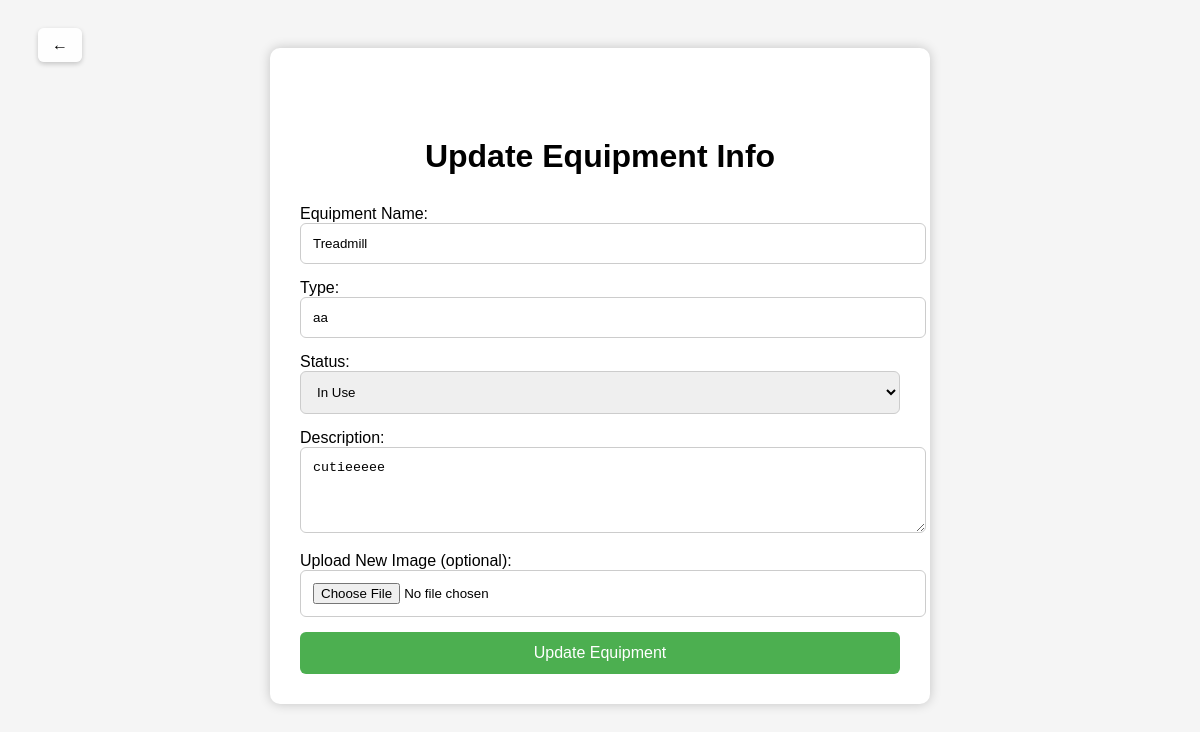
Page /GYM/admin/update_equipment.php?id=4 (signed in) on the committed database.
### tables this page shows
CREATE TABLE `equipment` (
  `id` int(11) NOT NULL,
  `photo` varchar(255) DEFAULT NULL,
  `equipment_name` varchar(255) NOT NULL,
  `type` varchar(100) NOT NULL,
  `status` varchar(50) NOT NULL,
  `description` text DEFAULT NULL,
  `image_path` varchar(255) DEFAULT NULL,
  `created_at` timestamp NOT NULL DEFAULT current_timestamp(),
  `updated_at` timestamp NULL DEFAULT NULL ON UPDATE current_timestamp()
);

### GYM/admin/update_equipment.php (the view, shortened to what this page needs)
<?php
include('../user/db_connection.php');
$id = intval($_GET['id']);
$stmt = $conn->prepare("SELECT * FROM equipment WHERE id = ?");
$stmt->bind_param("i", $id);
$stmt->execute();
$result = $stmt->get_result();
echo "<!DOCTYPE html>
<html lang=\"en\">
<head>
    <meta charset=\"UTF-8\">
    <title>Update Equipment</title>
    <style>
        body {
            font-family: Arial, sans-serif;
            background-color: #f5f5f5;
            padding: 40px;
            position: relative;
        }
        /* Back arrow style */
        .back-arrow {
            position: absolute;
            top: 20px;
            left: 30px;
            font-size: 16px;
            text-decoration: none;
            background-color: rgba(255, 255, 255, 0.9);
            color: #000;
            padding: 8px 14px;
            border-radius: 6px;
            font-weight: bold;
            box-shadow: 0 2px 5px rgba(0, 0, 0, 0.2);
            transition: all 0.3s ease;
            z-index: 1000;
        }
        .back-arrow:hover {
            background-color: rgb(1, 255, 153);
            color: #000;
        }
        h2 {
            text-align: center;
            color: black;
            margin-top: 60px;
            margin-bottom: 30px;
            font-size: 2rem;
        }
        .container {
            max-width: 600px;
            margin: auto;
            background: white;
            padding: 30px;
            border-radius: 10px;
            box-shadow: 0 0 12px rgba(0, 0, 0, 0.2);
        }
        input[type='text'],
        textarea,
        select,
        input[type='file'] {
            width: 100%;
            padding: 12px;
            margin-bottom: 15px;
            border: 1px solid #ccc;
            border-radius: 6px;
        }
        button {
            background-color: #4CAF50;
            color: white;
            padding: 12px;
            width: 100%;
            border: none;
            border-radius: 6px;
            cursor: pointer;
            font-size: 1rem;
        }
        button:hover {
            background-color: #45a049;
        }
    </style>
</head>
<body>
<a href='manage_equipment.php' class='back-arrow'> ← </a>
<div class='container'>
<h2>Update Equipment Info</h2>";
if ($result->num_rows === 0) {
    echo "<p>Equipment not found.</p>";
} else {
    $equipment = $result->fetch_assoc();
    echo "<form action='update_equipment.php?id={$id}' method='POST' enctype='multipart/form-data'>
        <label>Equipment Name:</label>
        <input type='text' name='equipment_name' value='" . htmlspecialchars($equipment['equipment_name']) . "' required>
        <label>Type:</label>
        <input type='text' name='type' value='" . htmlspecialchars($equipment['type']) . "' required>
        <label>Status:</label>
        <select name='status' required>
            <option value='Available'" . ($equipment['status'] === 'Available' ? ' selected' : '') . ">Available</option>
            <option value='In Use'" . ($equipment['status'] === 'In Use' ? ' selected' : '') . ">In Use</option>
            <option value='Maintenance'" . ($equipment['status'] === 'Maintenance' ? ' selected' : '') . ">Maintenance</option>
        </select>
        <label>Description:</label>
        <textarea name='description' rows='4'>" . htmlspecialchars($equipment['description']) . "</textarea>
        <label>Upload New Image (optional):</label>
        <input type='file' name='equipment_image' accept='image/*'>
        <button type='submit'>Update Equipment</button>
    </form>";
}
echo "</div></body></html>";
?>

### GYM/admin/update_equipment.php (style rules this page uses)
body { font-family: Arial, sans-serif; background-color: #f5f5f5; padding: 40px; position: relative; }
.back-arrow { position: absolute; top: 20px; left: 30px; font-size: 16px; text-decoration: none; background-color: rgba(255, 255, 255, 0.9); color: #000; padding: 8px 14px; border-radius: 6px; font-weight: bold; box-shadow: 0 2px 5px rgba(0, 0, 0, 0.2); transition: all 0.3s ease; z-index: 1000; }
h2 { text-align: center; color: black; margin-top: 60px; margin-bottom: 30px; font-size: 2rem; }
.container { max-width: 600px; margin: auto; background: white; padding: 30px; border-radius: 10px; box-shadow: 0 0 12px rgba(0, 0, 0, 0.2); }
input[type='text'], textarea, select, input[type='file'] { width: 100%; padding: 12px; margin-bottom: 15px; border: 1px solid #ccc; border-radius: 6px; }
button { background-color: #4CAF50; color: white; padding: 12px; width: 100%; border: none; border-radius: 6px; cursor: pointer; font-size: 1rem; }

### rows in the picture
equipment: equipment_name "Treadmill", type "aa", status "In Use", description "cutieeeee"
